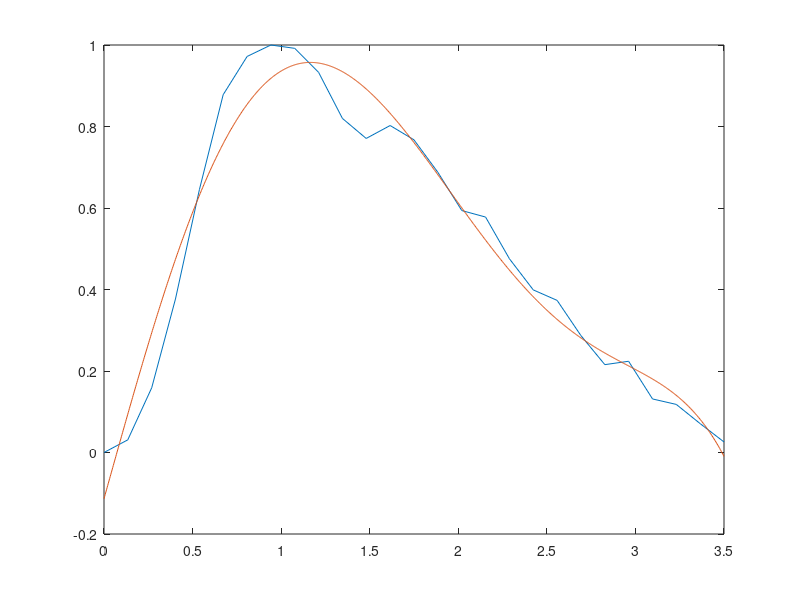

The MATLAB script that drew this image:
x = [0 0.1341 0.2693 0.4034 0.5386 0.6727 0.8079 0.9421 1.0767 1.2114 1.3460 1.4801 ...
1.6153 1.7495 1.8847 2.0199 2.1540 2.2886 2.4233 2.5579 2.6921 2.8273 2.9614 3.0966 ...
3.2307 3.3659 3.5000 ];
y = [0 0.0310 0.1588 0.3767 0.6452 0.8780 0.9719 1.0000 0.9918 0.9329 0.8198 0.7707 ...
0.8024 0.7674 0.6876 0.5937 0.5778 0.4755 0.3990 0.3733 0.2870 0.2156 0.2239 0.1314 ...
0.1180 0.0707 0.0259 ];

P = polyfit(x, y, 5);
x2 = linspace(0, 3.5, 1000);
y2 = polyval(P, x2);
plot(x, y, '-', x2, y2);